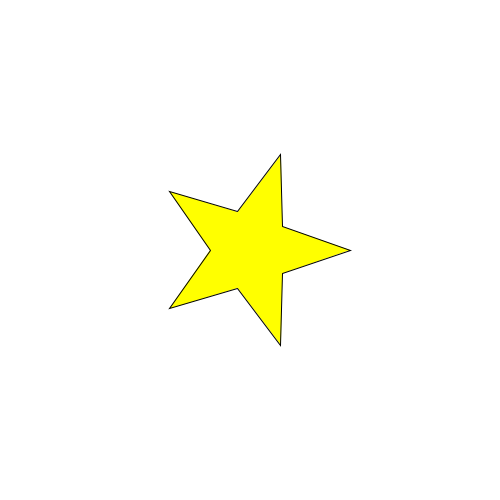
Frame 1 (no input)
Frame 60 (the mouse pressed at the canvas centre just before this capture): identical to frame 1, image omitted
Frame 120 (the mouse held since frame 60 and released just before this capture): identical to frame 1, image omitted

The Processing sketch that drew this single still picture (run headless with seeded random() and noise(); from frame 60 on, the mouse is pressed at the canvas centre):

// Processing sketch: star1
// ── star1.pde
void setup() {
  size(500,500);
}

void draw() {
  background(255);
  fill(255,255,0);
  star(width/2,height/2,100,40,5);
}

void star(float x,float y,float radius1,float radius2,int n) {
    float angle = TWO_PI/(n*2);
    beginShape();
    for (int i=0; i<n*2; i++) {
      float radius = 0;
      if (i % 2 == 0) {
        radius = radius1;
      } else {
        radius = radius2;
      }
      float sx = x+radius*cos(i * angle);
      float sy = y+radius*sin(i * angle);
      vertex(sx,sy);
    }
    endShape(CLOSE);
}
